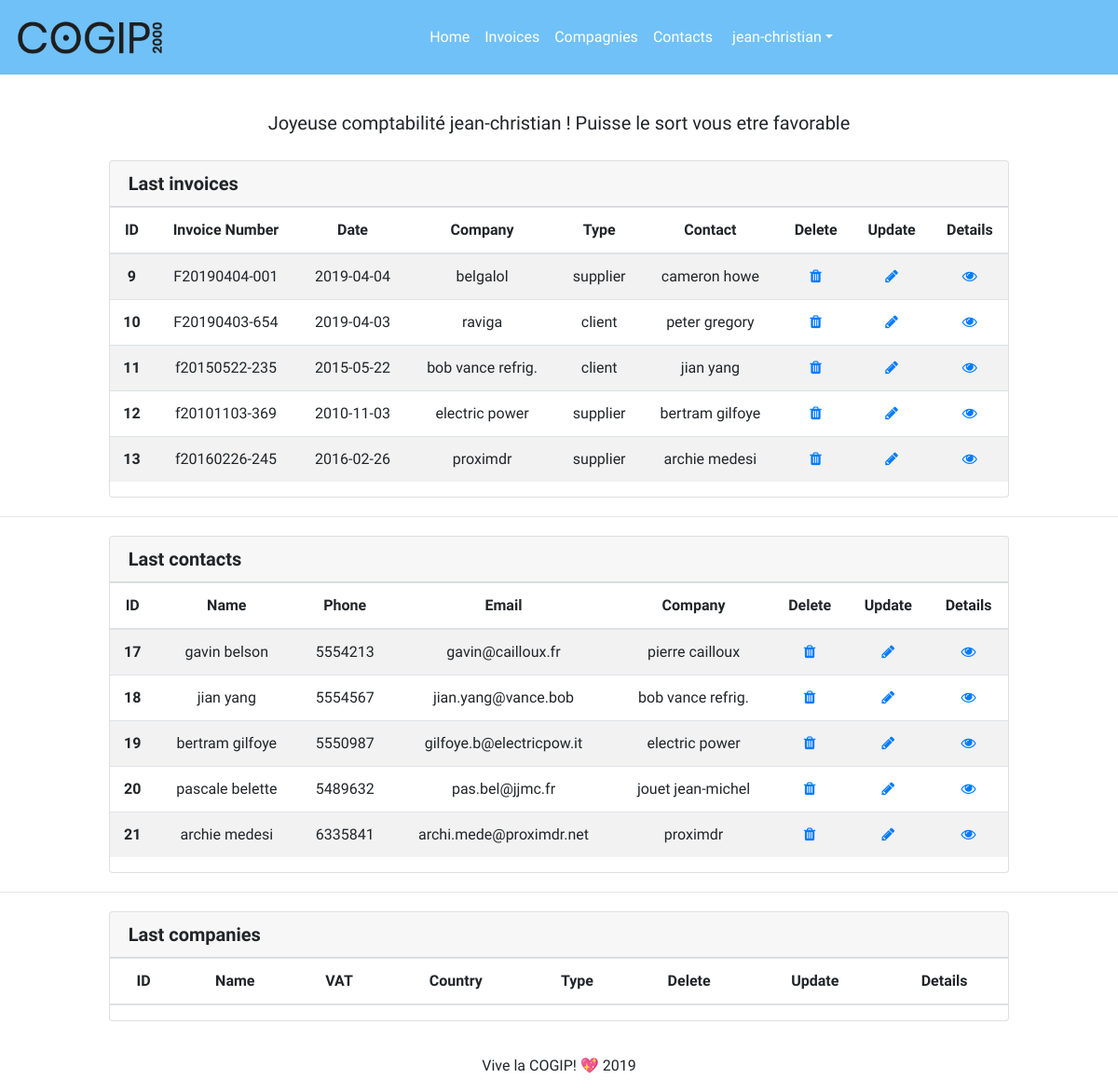
Before: / (signed in) with the older database file.
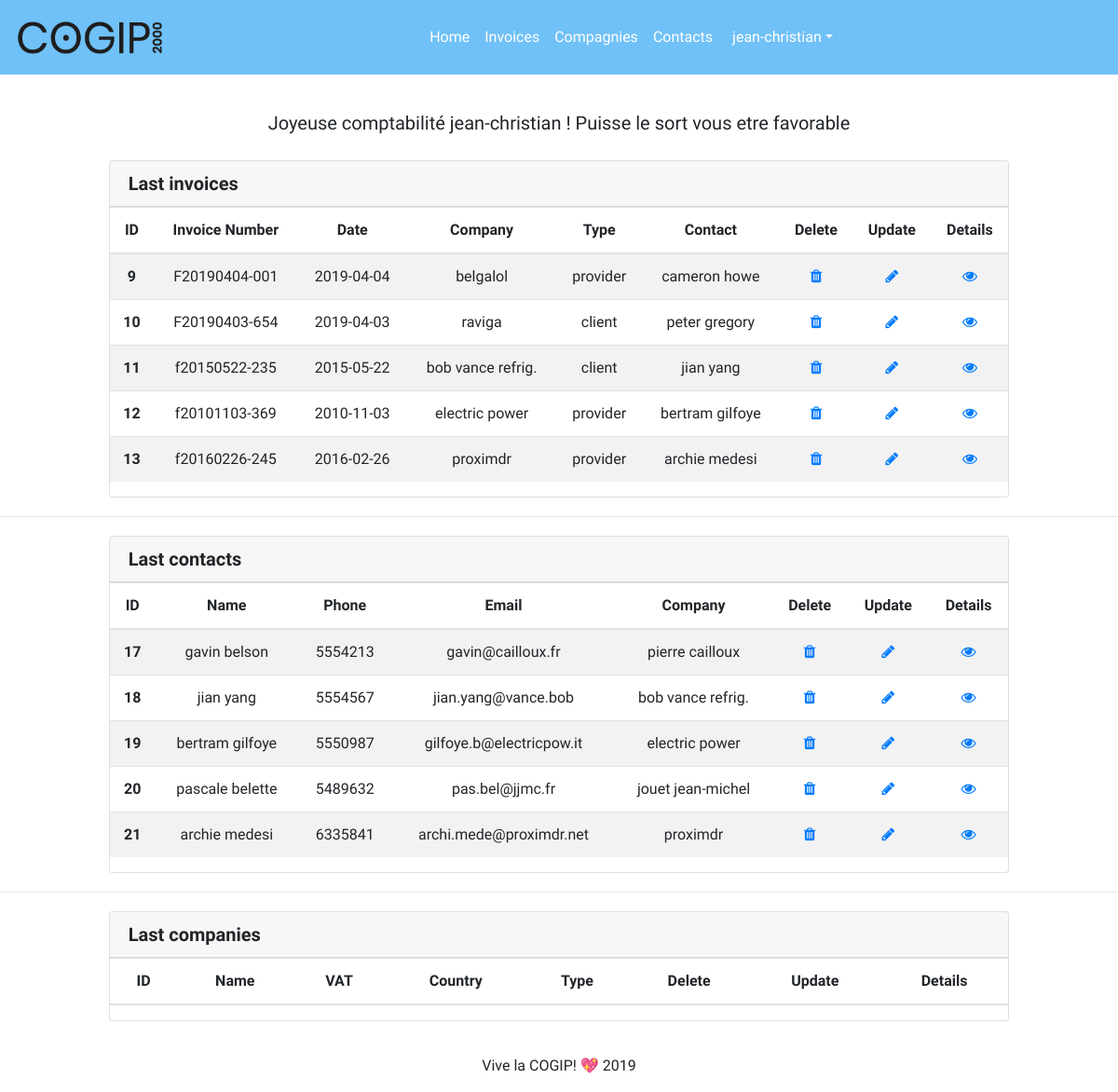
After: the same page with the newer database file.
### tables this page shows
CREATE TABLE `invoices` (
  `ID` int(11) NOT NULL,
  `number` varchar(255) NOT NULL,
  `date` timestamp NOT NULL DEFAULT current_timestamp(),
  `company` int(11) NOT NULL,
  `company_type` int(11) NOT NULL,
  `contact` int(11) NOT NULL
);

CREATE TABLE `type` (
  `ID` int(11) NOT NULL,
  `company_type` varchar(100) NOT NULL
);

CREATE TABLE `company` (
  `ID` int(11) NOT NULL,
  `company_name` varchar(200) NOT NULL,
  `VAT` varchar(255) NOT NULL,
  `country` varchar(255) NOT NULL,
  `type` int(11) NOT NULL
);

### controller/home-ctrl.php (called while the page is built, shortened)
<?php
$invoices_data = get_many_invoices(5);
$contacts_data = get_many_contacts(5);
require 'view/home-view.php';
?>

### index.php (called while the page is built, shortened)
<?php
require 'view/component/header-component.php';
routing();
require 'view/component/footer-component.php';
?>

### model/GLOBfunction.php (called while the page is built, shortened)
<?php
function get_many_invoices($limit = null) {
   global $pdo;
   $sql = <<<SQL
   SELECT
      invoices.id AS invoice_id,
      invoices.number,
      invoices.date,
      invoices.company,
      company.company_name,
      invoices.company_type,
      type.company_type,
      invoices.contact,
      concat(contacts.first_name, ' ', contacts.last_name) AS contacts_full_name
   FROM invoices
   JOIN company
      ON invoices.company = company.id
   JOIN type
      ON invoices.company_type = type.id
   JOIN contacts
      ON invoices.contact = contacts.id
   ORDER BY invoices.id DESC
SQL;
   $stmt = $pdo->prepare($sql);
   $stmt->execute();
   $all_data = [];
   $count = 0;
   while ($data = $stmt->fetch()) {
      if ($limit AND $count === (int)$limit) break;
      $all_data[] = $data;
      $count++;
   }
   return array_reverse($all_data);
}
function get_many_contacts($limit = null) {
   global $pdo;
   $sql = <<<SQL
   SELECT
      contacts.id AS contact_id,
      concat(first_name, ' ', Last_name) AS full_name,
      mail,
      phone,
      contacts.company,
      company.id,
      company_name
   FROM contacts
   JOIN company
      ON contacts.company = company.id
   ORDER BY contacts.id DESC
SQL;
   $stmt = $pdo->prepare($sql);
   $stmt->execute();
   $all_data = [];
   $count = 0;
   while ($data = $stmt->fetch()) {
      if ($limit AND $count === (int)$limit) break;
      $all_data[] = $data;
      $count++;
   }
   return array_reverse($all_data);
}
?>

### view/home-view.php (the view, shortened to what the changed rows need)
<div id="lastInvoice" class="globalelement row justify-content-center">
    <div class="card text-center col-md-10">
        <div class="row justify-content-center">
            <table class="table table-striped table-responsive-sm">
                <thead>
                    <tr>
                        <th scope="col">ID</th>
                        <th scope="col">Invoice Number</th>
                        <th scope="col">Date</th>
                        <th scope="col">Company</th>
                        <th scope="col">Type</th>
                        <th scope="col">Contact</th>
                        <th scope="col">Delete</th>
                        <th scope="col">Update</th>
                        <th scope="col">Details</th>
                    </tr>
                </thead>
                <tbody>
                    <?php foreach($invoices_data as $invoice) :?>
                    <tr>
                        <th scope="row"><?=$invoice['invoice_id']?></th>
                        <td><?=$invoice['number']?></td>
                        <td><?=date('Y-m-d', strtotime($invoice['date']))?></td>
                        <td><?=$invoice['company_name']?></td>
                        <td><?=$invoice['company_type']?></td>
                        <td><?=$invoice['contacts_full_name']?></td>
                        <?php if ($_SESSION['rights'] === 'god') :?>
                        <td><a href="?page=invoices-delete&id=<?=$invoice['invoice_id']?>" class="fa fa-trash" aria-hidden="true"></a></td>
                        <td><a href="?page=invoices-edit&id=<?=$invoice['invoice_id']?>" class="fa fa-pencil" aria-hidden="true"></a></td>
                        <td><a href="?page=invoices-details&id=<?=$invoice['invoice_id']?>" class="fa fa-eye" aria-hidden="true"></a></td>
                        <?php endif ?>
                    </tr>
                    <?php endforeach ?>
                </tbody>
            </table>
        </div>
    </div>
</div>
<div id="lastContacts" class="globalelement row justify-content-center">
    <div class="card text-center col-md-10">
        <div class="row justify-content-center">
            <table class="table table-striped table-responsive-sm">
                <thead>
                    <tr>
                        <th scope="col">ID</th>
                        <th scope="col">Name</th>
                        <th scope="col">Phone</th>
                        <th scope="col">Email</th>
                        <th scope="col">Company</th>
                        <th scope="col">Delete</th>
                        <th scope="col">Update</th>
                        <th scope="col">Details</th>
                    </tr>
                </thead>
                <tbody>
                    <?php foreach($contacts_data as $contact) :?>
                    <tr>
                        <th scope="row"><?=$contact['contact_id']?></th>
                    </tr>
                    <?php endforeach ?>
                </tbody>
            </table>
        </div>
    </div>
</div>
<div id="lastCompanies" class="globalelement row justify-content-center">
    <div class="card text-center col-md-10">
        <div class="row justify-content-center">
            <table class="table table-striped table-responsive-sm">
                <thead>
                    <tr>
                        <th scope="col">ID</th>
                        <th scope="col">Name</th>
                        <th scope="col">VAT</th>
                        <th scope="col">Country</th>
                        <th scope="col">Type</th>
                        <th scope="col">Delete</th>
                        <th scope="col">Update</th>
                        <th scope="col">Details</th>
                    </tr>
                </thead>
            </table>
        </div>
    </div>
</div>

Changed rows visible on the page:
changed through a linked row, invoices "belgalol": company_type.company_type "supplier" → "provider"
changed through a linked row, invoices "electric power": company_type.company_type "supplier" → "provider"
changed through a linked row, invoices "proximdr": company_type.company_type "supplier" → "provider"
